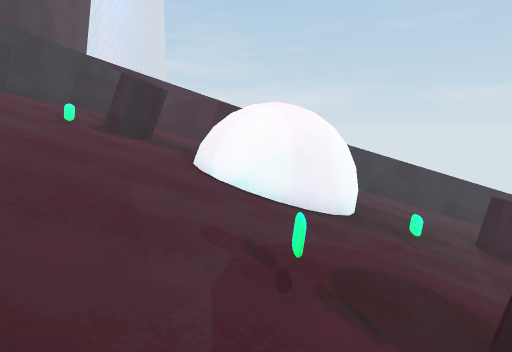
[1] (above)

16 first-person views from a walk through a Unity game level. The camera is 1.3 m above the floor, tilts 8° down and sees 75° across. The floor is counted in squares, 1 m on a side. Each view is taken from the middle of a square. On the plan, view 1 faces up. The plan holds only what a view shows up to about 14 squares ahead; the rest is blank. The place goes on beyond the plan. The player character is not drawn.

[2]
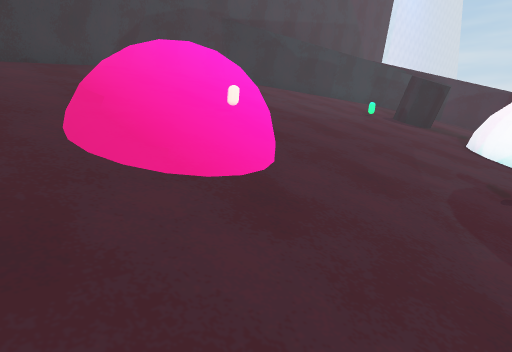

[3]
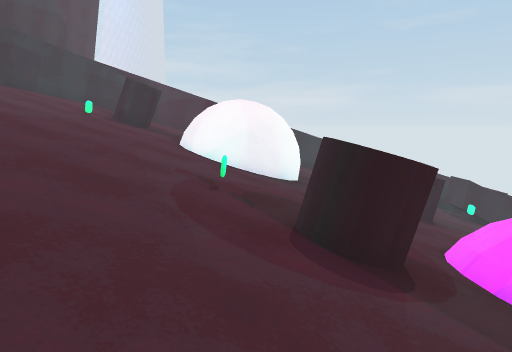

[4]
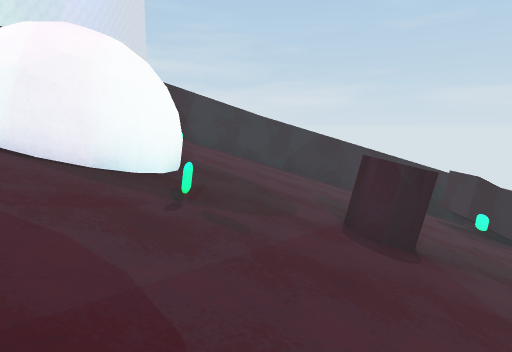

[5]
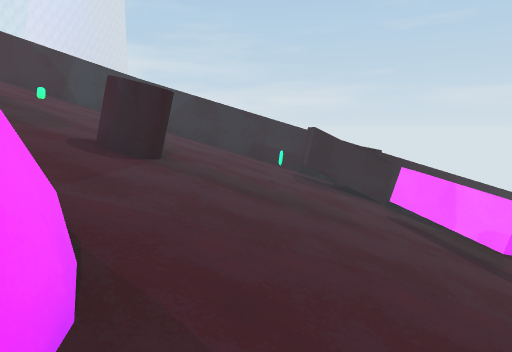

[6]
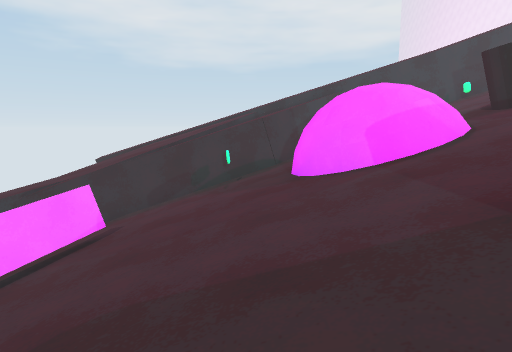

[7]
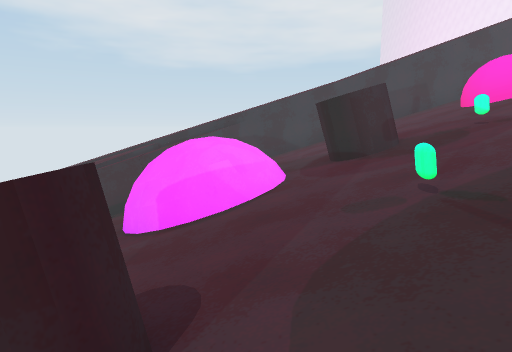

[8]
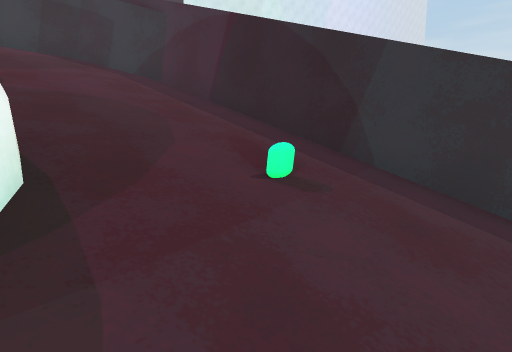

[9]
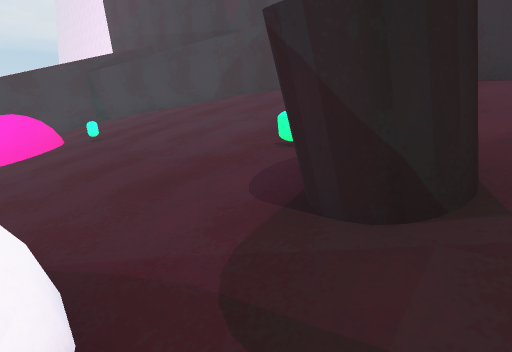

[10]
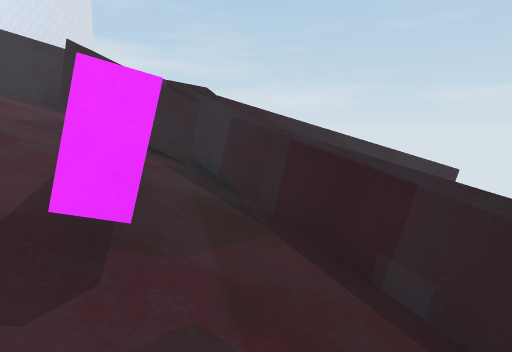

[11]
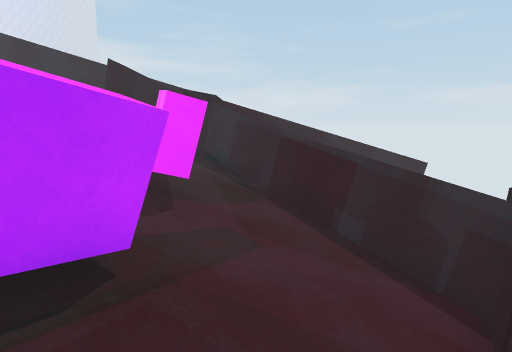

[12]
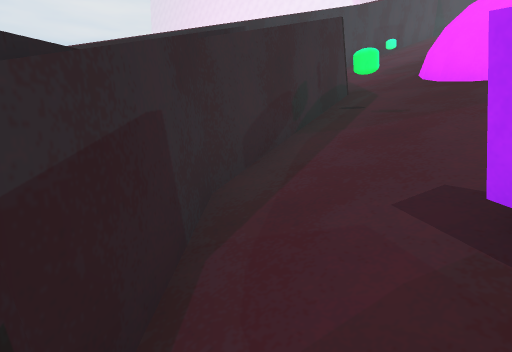

[13]
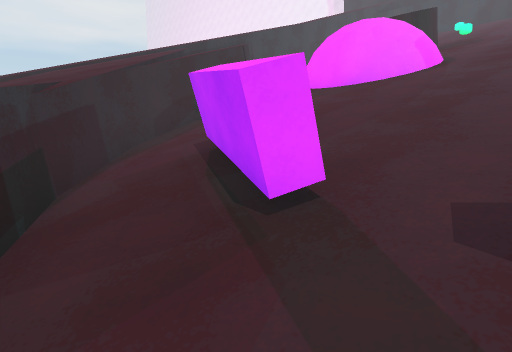

[14]
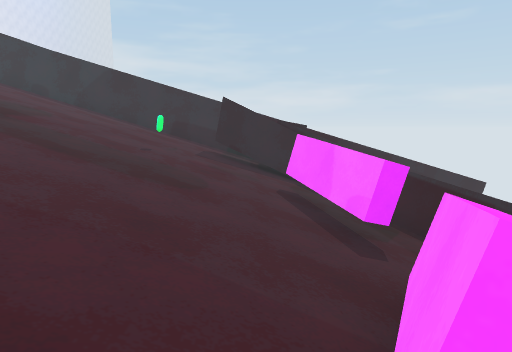

[15]
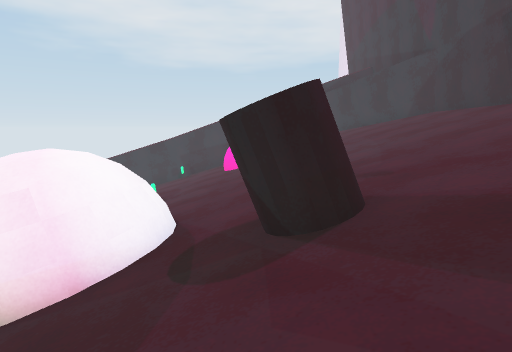

[16]
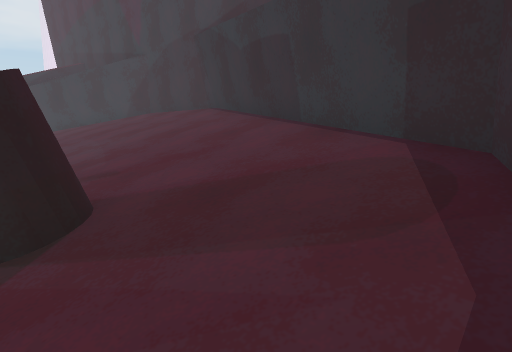

### Floor plan
Key: @ floor where view 1 was taken; # wall or solid block; / step, stairs or slope; = window, fence, low wall or low ledge; ^ raised ledge; C black cylinder; O other object.
Columns run from 9 left of view 1 to 18 right of it. Each row starts with its distance up from view 1.
 16                         ^^
 15     ##################O#^
 14    ##///////////////##OO
 13   ##////////////////###^
 12   #////////////////////^^
 11  ##/////////////////////^
 10  ##//CC/=## //////////=//^
  9  #///CC/^###///CC/////=#/^^
  8 ##//////^###///CC//////=//^
  7 #///////=###//////////////#^
  6 #/////////////////////////#^
  5 #//////////////////////=//^
  4 #//////////////==/////=#/^
  3 #///////////C/^^##////=//^
  2 #//////////CC/^^##//////^
  1 #//////////CC/^ ##////#^^^
  0 ##///=^ /@//// ==//#^^^^^^^
 -1  #///^^ /////////#^^^^^^^^^
 -2  ##///=/////////##^^^^^^^
 -3   #////////////## ^    ^
 -4   ##############

Where each view was taken, in squares from view 1:
view 1: 0 up, 0 right, facing up
view 2: 3 down, 1 right, facing up-left
view 3: 3 down, 1 right, facing up
view 4: 2 up, 4 right, facing up
view 5: 1 up, 9 right, facing up
view 6: 10 up, 9 right, facing down
view 7: 10 up, 5 right, facing down
view 8: 10 up, 4 right, facing up-left
view 9: 11 up, 1 left, facing down-left
view 10: 5 up, 15 right, facing up
view 11: 3 up, 15 right, facing up
view 12: 3 up, 15 right, facing down-left
view 13: 7 up, 16 right, facing down-left
view 14: 2 up, 12 right, facing up
view 15: 14 up, 3 left, facing down
view 16: 14 up, 3 left, facing down-left
